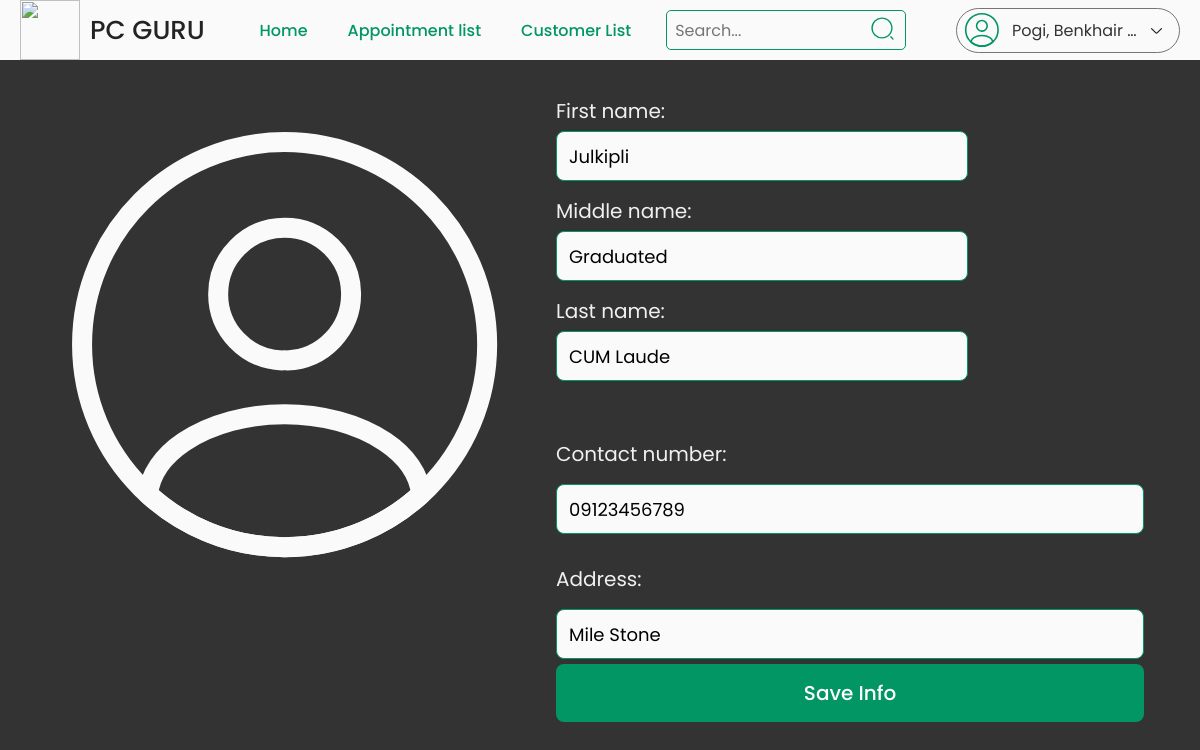
/admin/edit-customer.php?customer_id=6 (signed in), run on the app's committed database.
### tables this page shows
CREATE TABLE `customer` (
  `customer_id` int(11) NOT NULL,
  `email` varchar(100) NOT NULL,
  `password` varchar(100) NOT NULL,
  `first_name` varchar(100) NOT NULL,
  `middle_name` varchar(100) DEFAULT NULL,
  `last_name` varchar(100) NOT NULL,
  `contact_num` varchar(100) NOT NULL,
  `address` varchar(100) NOT NULL,
  `created_at` timestamp NOT NULL DEFAULT current_timestamp(),
  `updated_at` timestamp NOT NULL DEFAULT current_timestamp() ON UPDATE current_timestamp()
);

### class/admin.class.php (called while the page is built, shortened)
<?php
    include_once 'database.php';
    class Admin{
        protected $db;
        function __construct(){
            $this->db = new Database;
        }
        function getInfo($admin_id){
            $sql = 'SELECT * FROM admin WHERE admin_id = :admin_id;';
            $query = $this->db->connect()->prepare($sql);
            $query->bindParam(':admin_id', $admin_id);
            if($query->execute()){
                $data = $query->fetch();
            }
            return $data;
        }
    }
?>

### class/database.php (called while the page is built)
<?php
    class Database{
        private $host = 'localhost';
        private $username = 'root';
        private $password = '';
        private $database = 'pc_repair';
        protected $connection;
        function connect(){
            try{
                $this->connection = new PDO("mysql:host=$this->host;dbname=$this->database",
                                            $this->username, $this->password);
            }
            catch(PDOException $e){
                echo 'Connection Error ' . $e->getMessage();
            }
            return $this->connection;
        }
    }
?>

### class/customer.class.php (called while the page is built, shortened)
<?php
    include_once 'database.php';
    class Customer{
        protected $db;
        function __construct(){
            $this->db = new Database;
        }
        function getInfo($customer_id){
            $sql = 'SELECT * FROM customer WHERE customer_id = :customer_id;';
            $query = $this->db->connect()->prepare($sql);
            $query->bindParam(':customer_id', $customer_id);
            if($query->execute()){
                $data = $query->fetch();
            }
            return $data;
        }
    }
?>

### admin/edit-customer.php (the view, shortened to what this page needs)
<?php
    include_once '../class/customer.class.php';
    $customer = new Customer;
    if(isset($_GET['customer_id'])){
        $page_title = 'Edit user info';
        $customer_id = $_GET['customer_id'];
        if($customer->getInfo($customer_id)){
            $customer_info = $customer->getInfo($customer_id);
        }
        else{
            header('location: home.php?error_message=An error has been occured, please try again later.');
        }
    }
    else{
        header('location: home.php?error_message=An error has been occured, please try again later.');
    }
    include_once '../includes/admin/header.php';
    include_once '../includes/admin/navbar.php';
?>
<form class="product-info edit" method="post">
    <div class="img-cont user-info">
        <img src="../images/icons/random/profile-cust-list.svg">
    </div>
    <div class="right-side">
        <div class="info">
            <div class="user-info-inputs-cont">
                <span>First name: </span>
                <input type="text" name="fname" placeholder="Enter first name" value="<?= $customer_info['first_name'] ?>">
                <span>Middle name: </span>
                <input type="text" name="mname" placeholder="Enter middle name" value="<?= $customer_info['middle_name'] ?>">
                <span>Last name: </span>
                <input type="text" name="lname" placeholder="Enter last name" value="<?= $customer_info['last_name'] ?>">
            </div>
            <div class="description user-desc-inputs-cont">
                <div>
                    <span>Contact number: </span>
                    <input type="text" name="contact_num" placeholder="Enter contact numer" value="<?= $customer_info['contact_num'] ?>">
                </div>
                <div>
                    <span>Address: </span>
                    <input type="text" name="address" placeholder="Enter address" value="<?= $customer_info['address'] ?>">
                </div>
            </div>
        </div>
        <button type="button" class="action-btn">Save Info</button>
    </div>
</form>
<?php
    include_once '../includes/admin/footer.php';
?>

### includes/admin/navbar.php (shortened to what this page needs)
<header class="header">
    <nav>
        <a href="home.php" class="logo">
            <img src="../images/icons/logo/12.png">
            <p>PC GURU</p>
        </a>
        <div class="mid-content">
            <a href="home.php" class="<?= $page_title === 'Admin | Home' ? 'active' : '' ?>">Home</a>
            <a href="appointment.php" class="<?= $page_title === 'Appointment List' ? 'active' : '' ?>">Appointment list</a>
            <a href="customer-list.php" class="<?= $page_title === 'Customer List' ? 'active' : '' ?>">Customer List</a>
            <div class="search">
                <input type="text" placeholder="Search...">
                <img src="../images/icons/random/search.svg">
            </div>
        </div>
        <div class="account">
            <img src="../images/icons/random/profile.svg">
            <p class="name">
                <?= $admin['last_name'] . ', ' . $admin['first_name'] . ' ' . $admin['middle_name'] ?>
            </p>
            <img src="../images/icons/random/arrowdown.svg">
        </div>
    </nav>
</header>

### data on the page
customer: fname "Julkipli", mname "Graduated", lname "CUM Laude", contact_num "09123456789", address "Mile Stone"

### other printed values
$admin['last_name'] "Pogi"
$admin['first_name'] "Benkhair"
$admin['middle_name'] "Z."
